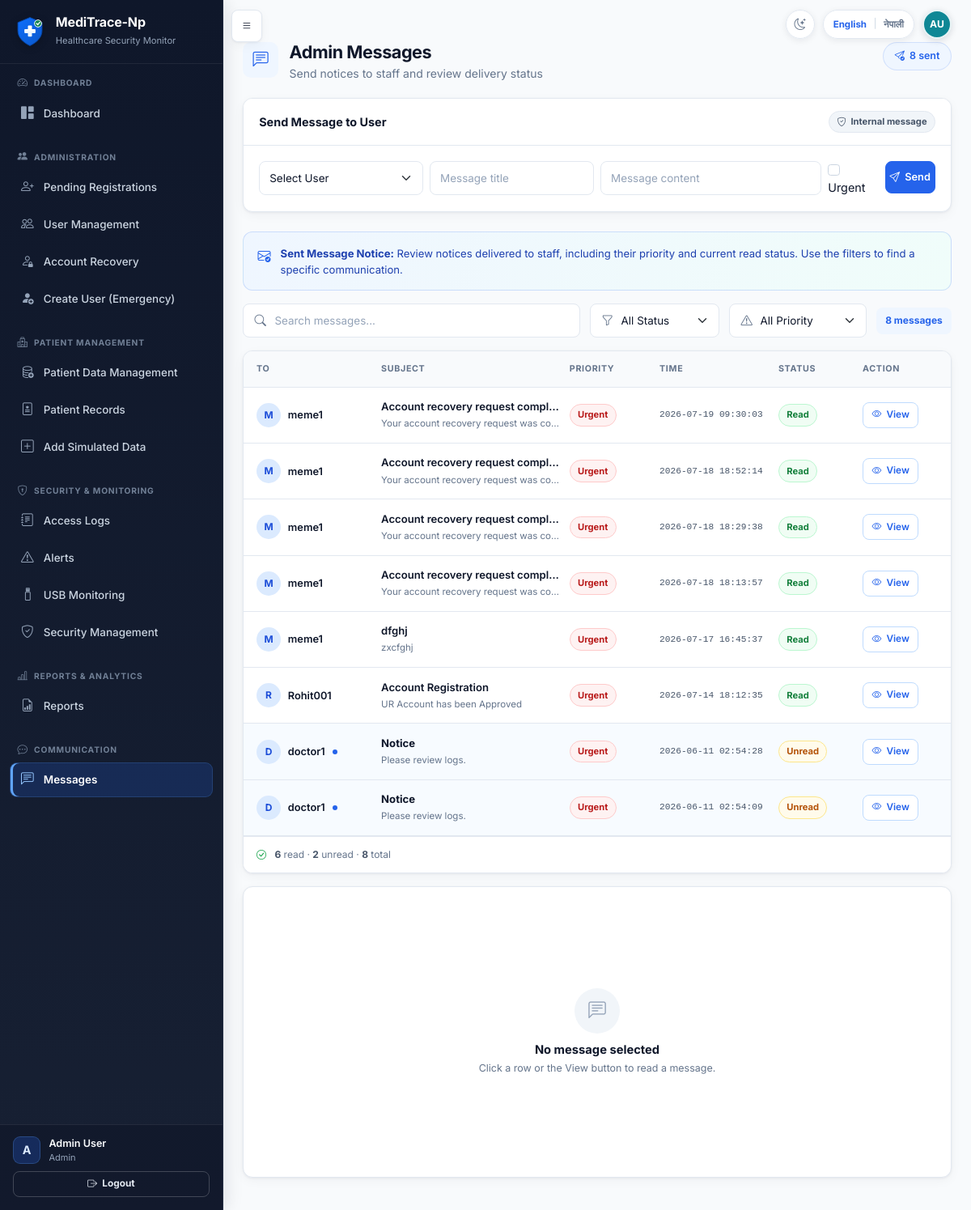
/admin/messages (signed in), run on an earlier commit of the app's database.
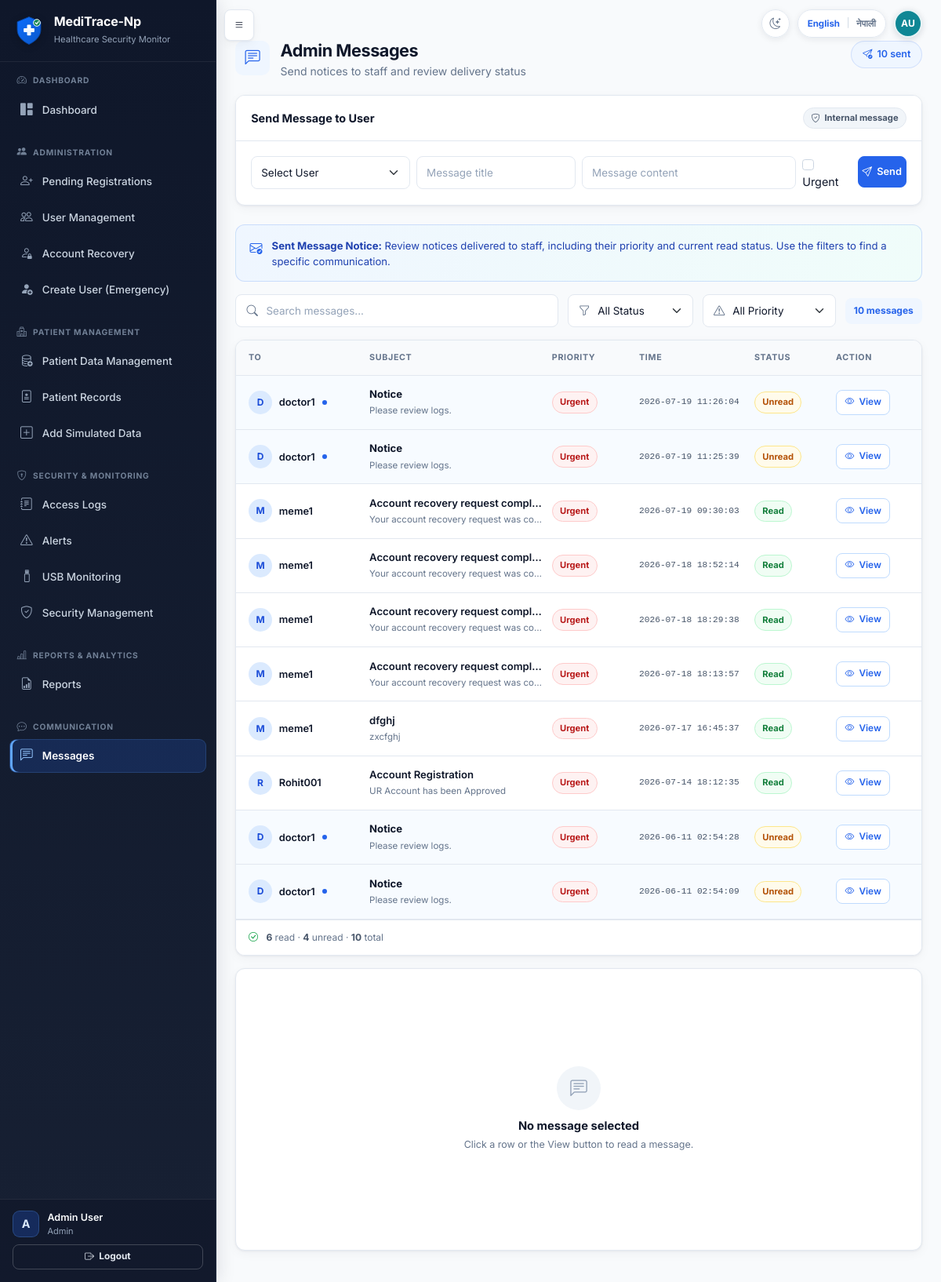
And on a later commit of the database.
### tables this page shows
CREATE TABLE users (
            id INTEGER PRIMARY KEY AUTOINCREMENT,
            full_name TEXT NOT NULL,
            staff_id TEXT NOT NULL UNIQUE,
            email TEXT NOT NULL UNIQUE,
            username TEXT NOT NULL UNIQUE,
            password_hash TEXT NOT NULL,
            role TEXT NOT NULL,
            department TEXT NOT NULL,
            work_start TEXT NOT NULL,
            work_end TEXT NOT NULL,
            approval_status TEXT NOT NULL DEFAULT 'pending',
            is_active INTEGER NOT NULL DEFAULT 1,
            approved_by INTEGER,
            approved_at TEXT,
            rejection_reason TEXT,
            created_at TEXT NOT NULL,
            last_login TEXT, is_deleted INTEGER NOT NULL DEFAULT 0, failed_attempts INTEGER NOT NULL DEFAULT 0, locked_until TEXT, last_failed_login TEXT, must_change_password INTEGER NOT NULL DEFAULT 0, credential_version INTEGER NOT NULL DEFAULT 0, credentials_changed_at TEXT, credentials_changed_by INTEGER, preferred_language TEXT NOT NULL DEFAULT 'en',
            FOREIGN KEY (approved_by) REFERENCES users(id)
        );

CREATE TABLE messages (
            id INTEGER PRIMARY KEY AUTOINCREMENT,
            sender_id INTEGER NOT NULL,
            receiver_id INTEGER NOT NULL,
            title TEXT NOT NULL,
            body TEXT NOT NULL,
            is_read INTEGER NOT NULL DEFAULT 0,
            is_urgent INTEGER NOT NULL DEFAULT 0,
            created_at TEXT NOT NULL,
            read_at TEXT,
            FOREIGN KEY (sender_id) REFERENCES users(id),
            FOREIGN KEY (receiver_id) REFERENCES users(id)
        );

### app.py (the view)
@app.route('/admin/messages', methods=['GET', 'POST'])
@login_required
@admin_panel_required
def admin_messages():
    if request.method == 'POST' and request.form.get('action') == 'delete_message':
        msg_id = int(request.form.get('message_id'))
        delete_message(msg_id, sender_id=current_user.id)
        flash('Message deleted.', 'warning')
        return redirect(url_for('admin_messages'))
    sent_messages = get_sent_messages(current_user.id)
    users = [
        u for u in get_all_users()
        if u['id'] != current_user.id and u['role'] not in Config.ADMIN_PANEL_ROLES
    ]
    return render_template('admin_messages.html', sent_messages=sent_messages, users=users)

### account_recovery.py (called while the page is built)
def _actor_dict(actor):
    return getattr(actor, '_raw', actor) or {}

def _visibility(actor, alias='r'):
    actor = _actor_dict(actor)
    if actor.get('role') == 'Super Admin':
        return '1=1', []
    if actor.get('role') == 'Admin':
        return (
            f"{alias}.requested_destination = 'administrator' AND ("
            f"{alias}.matched_user_id IS NULL OR NOT EXISTS ("
            f"SELECT 1 FROM users scoped_user WHERE scoped_user.id = {alias}.matched_user_id "
            f"AND scoped_user.role IN ('Admin', 'Super Admin')))"
        ), []
    return '1=0', []

def get_recovery_request_count(actor, open_only=True):
    where, params = _visibility(actor)
    status_sql = " AND r.status IN ('pending', 'in_review', 'identity_verified')" if open_only else ''
    conn = get_db()
    count = conn.execute(
        f'SELECT COUNT(*) AS count FROM account_recovery_requests r WHERE {where}{status_sql}',
        params,
    ).fetchone()['count']
    conn.close()
    return count

### auth.py (called while the page is built)
    @property
    def is_super_admin(self):
        return self.role == 'Super Admin'

    @property
    def is_admin_panel(self):
        return self.role in Config.ADMIN_PANEL_ROLES

### templates/admin_messages.html (shortened to what this page needs)
{% extends "base.html" %}
{% from "macros.html" import page_header %}
{% block extra_head %}
<link href="{{ url_for('static', filename='css/message-inbox.css') }}" rel="stylesheet">
{% endblock %}
{% block content %}
<div class="app-page">
{{ page_header('Admin Messages', 'Send notices to staff and review delivery status', 'bi-chat-left-text', sent_messages|length ~ ' sent', 'bi-send-check') }}
<div class="card mb-4">
  <div class="card-header"><span>Send Message to User</span><span class="status-pill status-neutral"><i class="bi bi-shield-check"></i>Internal message</span></div>
  <div class="card-body">
    <form method="POST" action="{{ url_for('send_admin_message') }}" class="row g-2">
      <div class="col-md-3">
        <select name="receiver_id" class="form-select" required>
          <option value="">Select User</option>
        </select>
      </div>
      <div class="col-md-3"><input name="title" class="form-control" placeholder="Message title" required></div>
      <div class="col-md-4"><input name="body" class="form-control" placeholder="Message content" required></div>
      <div class="col-md-1 d-flex align-items-center"><label class="form-check-label"><input class="form-check-input me-1" type="checkbox" name="is_urgent"> Urgent</label></div>
      <div class="col-md-1"><button class="btn btn-primary w-100"><i class="bi bi-send"></i>Send</button></div>
    </form>
  </div>
</div>
{% set inbox_items = sent_messages %}
{% set inbox_direction = 'sent' %}
{% set inbox_list_label = 'Sent messages' %}
{% set inbox_notice_label = 'Sent Message Notice' %}
{% set inbox_notice_text = 'Review notices delivered to staff, including their priority and current read status. Use the filters to find a specific communication.' %}
{% set inbox_empty_title = 'No messages sent' %}
{% set inbox_empty_text = 'Messages sent to authorized staff will appear here.' %}
{% include "_message_inbox.html" %}
</div>
{% endblock %}

### templates/_message_inbox.html (shortened to what the changed rows need)
{% set message_counts = namespace(read=0, unread=0) %}
{% for message in inbox_items %}
  {% if message.is_read %}
    {% set message_counts.read = message_counts.read + 1 %}
  {% else %}
    {% set message_counts.unread = message_counts.unread + 1 %}
  {% endif %}
{% endfor %}
<section class="message-center" data-message-center>
  <div class="message-toolbar" aria-label="Message search and filters">
    <div class="message-search search-control">
      <input
        type="search"
        class="form-control"
        id="messageSearch-{{ inbox_direction }}"
        placeholder="Search messages..."
        autocomplete="off"
        data-message-search
      >
    </div>
    <div class="message-filter-control">
      <select class="form-select" id="messageStatus-{{ inbox_direction }}" data-message-status-filter>
      </select>
    </div>
    <div class="message-filter-control">
      <select class="form-select" id="messagePriority-{{ inbox_direction }}" data-message-priority-filter>
      </select>
    </div>
    <span class="message-toolbar-count" data-message-filter-count data-total="{{ inbox_items|length }}">
    </span>
  </div>
  <div class="message-inbox-layout">
    <section class="card message-list-panel" aria-label="{{ inbox_list_label }}">
      <div class="message-list" data-message-list>
        {% for m in inbox_items %}
          {% set person_name = m.receiver_username if inbox_direction == 'sent' else m.sender_username %}
          {% set priority_value = 'urgent' if m.is_urgent else 'normal' %}
          {% set status_value = 'read' if m.is_read else 'unread' %}
          <article
            class="message-list-row{% if not m.is_read %} is-unread{% endif %}"
            tabindex="0"
            data-message-row
            data-message-id="{{ m.id }}"
            data-message-template="message-detail-{{ inbox_direction }}-{{ m.id }}"
            data-search="{{ (person_name ~ ' ' ~ m.title ~ ' ' ~ m.body)|lower|e }}"
            data-status="{{ status_value }}"
            data-priority="{{ priority_value }}"
            aria-label="{{ m.title }} {{ 'to' if inbox_direction == 'sent' else 'from' }} {{ person_name }}"
          >
            <div class="message-person-cell">
              <span class="message-avatar" aria-hidden="true">{{ person_name[:1]|upper }}</span>
              <span class="message-person-name" data-no-translate>{{ person_name }}</span>
              {% if not m.is_read %}<span class="message-unread-dot" title="Unread message"></span>{% endif %}
            </div>
            <div class="message-subject-cell">
              <span class="message-subject" data-no-translate>{{ m.title }}</span>
              <span class="message-snippet" data-no-translate>{{ m.body }}</span>
            </div>
            <div class="message-priority-cell">
              {% if m.is_urgent %}
              <span class="status-pill message-priority-urgent">Urgent</span>
              {% else %}
              <span class="status-pill status-neutral">Normal</span>
              {% endif %}
            </div>
            <time class="message-time-cell" datetime="{{ m.created_at }}">{{ m.created_at[:19].replace('T', ' ') }}</time>
            <div class="message-status-cell">
              {% if m.is_read %}
              <span class="status-pill status-read">Read</span>
              {% else %}
              <span class="status-pill status-unread">Unread</span>
              {% endif %}
            </div>
            <div class="message-action-cell">
              <button type="button" class="btn btn-sm btn-outline-primary" data-message-view>
                <i class="bi bi-eye" aria-hidden="true"></i>View
              </button>
            </div>
          </article>
        {% else %}
          <div class="message-list-empty">
            <i class="bi bi-inbox" aria-hidden="true"></i>
            <h3>{{ inbox_empty_title }}</h3>
            <p>{{ inbox_empty_text }}</p>
          </div>
        {% endfor %}
      </div>
      <footer class="message-list-footer">
        <span>
          <strong>{{ message_counts.read }}</strong> read
          <span aria-hidden="true">&middot;</span>
          <strong>{{ message_counts.unread }}</strong> unread
          <span aria-hidden="true">&middot;</span>
          <strong>{{ inbox_items|length }}</strong> total
        </span>
      </footer>
    </section>
    <aside class="card message-detail-panel" data-message-detail-panel aria-live="polite" aria-label="Selected message">
      <div class="message-detail-empty" data-message-detail-empty>
        <h2>No message selected</h2>
      </div>
    </aside>
  </div>
</section>

What changed in the data, as far as the page shows it:
added messages: {{ person_name[:1]|upper }} "D", {{ person_name }} "doctor1", is_read 0 (drawn), title "Notice", body "Please review logs.", is_urgent "Urgent", created_at "2026-07-19 11:26:04"
added messages: {{ person_name[:1]|upper }} "D", {{ person_name }} "doctor1", is_read 0 (drawn), title "Notice", body "Please review logs.", is_urgent "Urgent", created_at "2026-07-19 11:25:39"
Also different on the page:
text written by a page script: "8 messages" → "10 messages"
{{ message_counts.unread }}: "2" → "4"
{{ inbox_items|length }}: "8" → "10"
text no longer shown: "8 sent"
text now shown: "10 sent"
